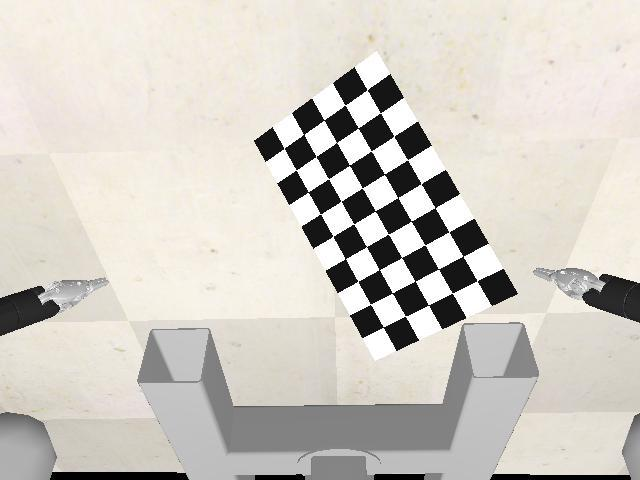
#> input picture virtual_chess_board_calibration/camera_1_raw/left_image_1.jpg, 640 x 480 px; its folder holds only this picture in this run
$ python vrep_stereo_camera_calibration.py   (older library calls are emulated)
#> lines starting #> are read from the running program, lines starting #| are printed output that depends on the picture; after the words box and inside, x2 and y2 are one past the last pixel; in counts of white or black regions, pixels touching at a corner belong together
import numpy as np
import cv2
import glob

# termination criteria
criteria = (cv2.TERM_CRITERIA_EPS + cv2.TERM_CRITERIA_MAX_ITER, 30, 0.001)
vrep_calibration_image_path = 'C:/Users/User/OneDrive - The Hong Kong Polytechnic University/PhD Studies/Semester 4/3D Reconstruction/2017.03.20/v-repApi/virtual_chess_board_calibration/'

# prepare object points, like (0,0,0), (1,0,0), (2,0,0) ....,(6,5,0)
objp = np.zeros((5*9,3), np.float32)
objp[:,:2] = np.mgrid[0:25:5 , 0:45:5].T.reshape(-1,2)

# Arrays to store object points and image points from all the images.
objpoints_left = [] # 3d point in real world space
imgpoints_left = [] # 2d points in image plane.
objpoints_right = [] # 3d point in real world space
imgpoints_right = [] # 2d points in image plane.


images_left = glob.glob(vrep_calibration_image_path  + '/camera_1_raw/*.jpg')
images_right = glob.glob(vrep_calibration_image_path + '/camera_2_raw/*.jpg')

summarized_images = dict(zip(images_left, images_right))

i = 0
ii = 0

for fname_left, fname_right in summarized_images.items():
    img_left = cv2.imread(fname_left)
#> img_left is the input picture: shape (480, 640, 3); mean B, G, R 195.6, 202.9, 207.3
    gray_left = cv2.cvtColor(img_left,cv2.COLOR_BGR2GRAY)
    img_right = cv2.imread(fname_right)
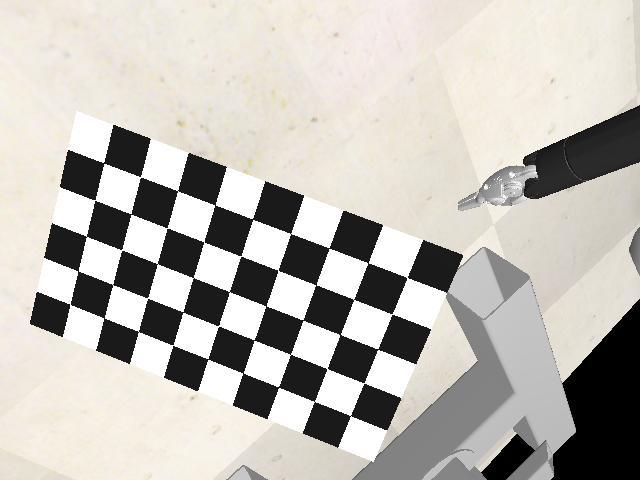
#> input picture virtual_chess_board_calibration/camera_2_raw/right_image_4.jpg, 640 x 480 px
#> img_right is the input picture: shape (480, 640, 3); mean B, G, R 180.1, 186.2, 189.7
    gray_right = cv2.cvtColor(img_right,cv2.COLOR_BGR2GRAY)

    i = i + 1
    # Find the chess board corners
    ret_left, corners_left = cv2.findChessboardCorners(gray_left, (5,9),None)
#> ret_left = True; corners_left = 45 rows, first 8: [284.2, 148.4], [303.7, 134.4], [324, 120], [345, 104.9], [366.8, 90.11], [295.9, 170], [315.9, 156.5], [336.4, 142.5]
    ret_right, corners_right = cv2.findChessboardCorners(gray_right, (5,9),None)
#> ret_right = True; corners_right = 45 rows, first 8: [69.86, 303.7], [78.29, 270.8], [86.47, 236.3], [94.71, 199.8], [103.3, 162.8], [104.1, 318.1], [112.8, 284.9], [121.5, 250.1]

    cv2.waitKey(0)
    # If found, add object points, image points (after refining them)
    if ret_left and ret_right:
        objpoints_left.append(objp)
        objpoints_right.append(objp)

        corners2_left = cv2.cornerSubPix(gray_left,corners_left,(11,11),(-1,-1),criteria)
#> corners2_left = 45 rows, first 8: [284.2, 148.3], [303.7, 134.5], [324, 119.9], [345.2, 105.1], [367.1, 89.62], [296.2, 170.2], [316.1, 156.4], [336.6, 142.5]
        imgpoints_left.append(corners2_left)
        corners2_right = cv2.cornerSubPix(gray_right,corners_right,(11,11),(-1,-1),criteria)
#> corners2_right = 45 rows, first 8: [69.97, 304.2], [78.06, 270.9], [86.37, 236.3], [94.72, 200.2], [103.7, 162.9], [103.9, 317.9], [112.8, 284.7], [121.8, 249.9]
        imgpoints_right.append(corners2_right)
        # Draw and display the corners
        img_left = cv2.drawChessboardCorners(img_left, (5,9), corners2_left, ret_left)
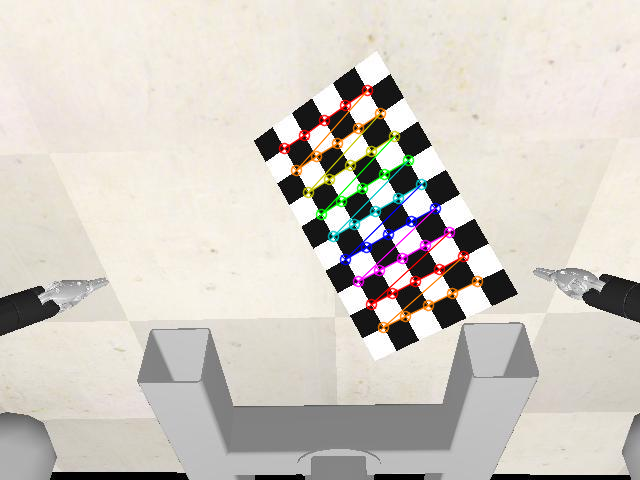
#> img_left: shape (480, 640, 3); 2.61% of pixels changed, all inside (x1, y1, x2, y2) = (278, 84, 484, 334)
        img_right = cv2.drawChessboardCorners(img_right, (5,9), corners2_right, ret_right)
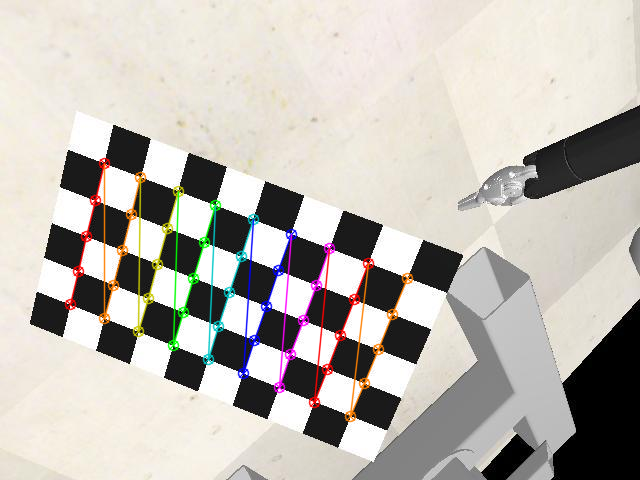
#> img_right: shape (480, 640, 3); 3.66% of pixels changed, all inside (x1, y1, x2, y2) = (64, 157, 414, 423)

        ii = ii + 1

        both_frames = np.concatenate((img_left, img_right), axis = 1)
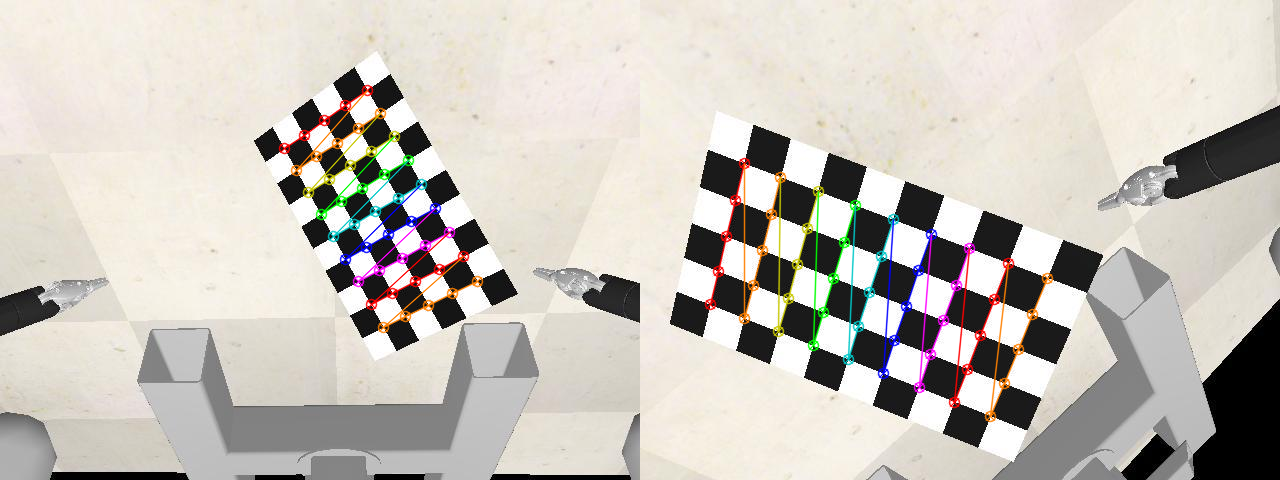
#> both_frames: shape (480, 1280, 3); mean B, G, R 186.9, 194, 198.9
        cv2.imshow('left image',both_frames)


cv2.destroyAllWindows()

# In[]

ret_left, mtx_left, dist_left, rvecs_left, tvecs_left = cv2.calibrateCamera(objpoints_left, imgpoints_left, gray_left.shape[::-1], None, None)
#> ret_left = 0.0921; mtx_left = [[499, 0, 315.3], [0, 507.9, 222.5], [0, 0, 1]]; dist_left = [[0.046, -0.452, -0.00314, 0.000373, 0.0643]]; rvecs_left = ([0.0102, 0.385, -0.522],); tvecs_left = ([-6.27, -14.68, 100.7],)
ret_right, mtx_right, dist_right, rvecs_right, tvecs_right = cv2.calibrateCamera(objpoints_right, imgpoints_right, gray_right.shape[::-1], None, None)
#> ret_right = 0.124; mtx_right = [[617.6, 0, 332], [0, 607, 282.5], [0, 0, 1]]; dist_right = [[-0.00178, -0.107, 0.000806, 0.000342, 0.624]]; rvecs_right = ([0.114, 0.295, -1.2],); tvecs_right = ([-34.83, 2.95, 82.03],)

'''
print ("Ret_left:",ret_left)
print ("Mtx_left:",mtx_left," ----------------------------------> [",mtx_left.shape,"]")
print ("Dist:",dist_left," ----------> [",dist_left.shape,"]")
print ("rvecs:",rvecs_left," --------------------------------------------------------> [",rvecs_left[0].shape,"]")
print ("tvecs:",tvecs_left," -------------------------------------------------------> [",tvecs_left[0].shape,"]")
'''
# In[]
#cameraMatrix1, distCoeffs1, cameraMatrix2, distCoeffs2, R, T, E, F = cv2.stereoCalibrate(objpoints_left, imgpoints_left, imgpoints_right, gray_left.shape[::-1], mtx_left, mtx_right, dist_left, dist_right)
                    #cvTermCriteria(CV_TERMCRIT_ITER+CV_TERMCRIT_EPS, 100, 1e-5),
                    #CV_CALIB_SAME_FOCAL_LENGTH | CV_CALIB_ZERO_TANGENT_DIST)
#flags = (cv2.CALIB_FIX_K5 + cv2.CALIB_FIX_K6)
#stereocalib_criteria = (cv2.TERM_CRITERIA_MAX_ITER + cv2.TERM_CRITERIA_EPS, 100, 1e-5)

stereocalib_criteria = (cv2.TERM_CRITERIA_MAX_ITER + cv2.TERM_CRITERIA_EPS, 100, 1e-5)
stereocalib_flags = cv2.CALIB_FIX_ASPECT_RATIO | cv2.CALIB_ZERO_TANGENT_DIST | cv2.CALIB_SAME_FOCAL_LENGTH | cv2.CALIB_RATIONAL_MODEL | cv2.CALIB_FIX_K3 | cv2.CALIB_FIX_K4 | cv2.CALIB_FIX_K5

#flags = (cv2.CALIB_FIX_PRINCIPAL_POINT | cv2.CALIB_FIX_ASPECT_RATIO | cv2.CALIB_FIX_FOCAL_LENGTH |
#         cv2.CALIB_FIX_INTRINSIC | cv2.CALIB_FIX_K3 | cv2.CALIB_FIX_K4 | cv2.CALIB_FIX_K5 |
#         cv2.CALIB_FIX_K6)

retval, _, _, _, _, R, T, E, F = cv2.stereoCalibrate(objpoints_left,  imgpoints_left, imgpoints_right,
                                                   mtx_left,dist_left,mtx_right,dist_right,
                                                   (gray_left.shape[::-1]),
                                                   #criteria = stereocalib_criteria,
                                                   #flags=flags)
                                                   #flags=cv2.CALIB_FIX_INTRINSIC
                                                   criteria = stereocalib_criteria, flags = stereocalib_flags)
#> retval = 0.37; R = [[0.768, 0.639, -0.0332], [-0.63, 0.765, 0.135], [0.111, -0.0826, 0.99]]; T = [-10.97, 1.94, -29.94]; E = [[-18.66, 22.74, 5.96], [-21.78, -20.04, 11.86], [5.42, -9.63, -1.41]]; F = [[3.1e-06, -3.8e-06, -0.000605], [3.64e-06, 3.37e-06, -0.00309], [-0.00244, 0.00126, 1]]

# In[]
R1 = np.zeros((3, 3), np.float32)
R2 = np.zeros((3, 3), np.float32)
P1 = np.zeros((3, 4), np.float32)
P2 = np.zeros((3, 4), np.float32)

R1, R2, P1, P2, Q, roi1, roi2 = cv2.stereoRectify(mtx_left, dist_left,
                                                  mtx_right, dist_right,
                                                  (gray_left.shape[1], gray_left.shape[0]),
                                                  R, T,
                                                  flags=cv2.CALIB_ZERO_DISPARITY,
                                                  #None, None, None, None, None,
                                                  alpha = 1)
#> R1 = [[0.407, 0.0956, 0.909], [-0.348, 0.936, 0.0573], [-0.845, -0.34, 0.414]]; R2 = [[0.343, -0.0608, 0.937], [0.329, 0.943, -0.0593], [-0.88, 0.328, 0.344]]; P1 = [[-795.7, 0, 10414.9, 0], [0, -795.7, 5882.2, 0], [0, 0, 1, 0]]; P2 = [[-795.7, 0, 10414.9, 25422.2], [0, -795.7, 5882.2, 0], [0, 0, 1, 0]]; Q = [[1, 0, 0, -10414.9], [0, 1, 0, -5882.2], [0, 0, 0, -795.7], [0, 0, 0.0313, 0]]; roi1 = (0, 0, 0, 0); roi2 = (0, 0, 0, 0)

map1_x,map1_y=cv2.initUndistortRectifyMap(mtx_left, dist_left, R1, P1, (gray_left.shape[1], gray_left.shape[0]), cv2.CV_32FC1)
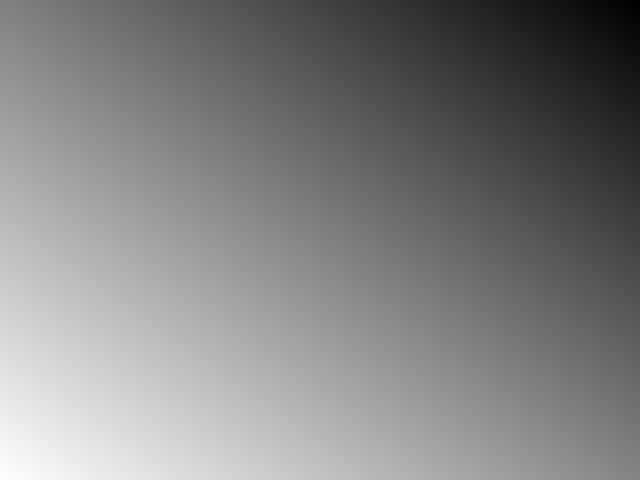
#> map1_x: shape (480, 640) float32; min 407.6, max 425.6, mean 416.8; drawn with min black and max white
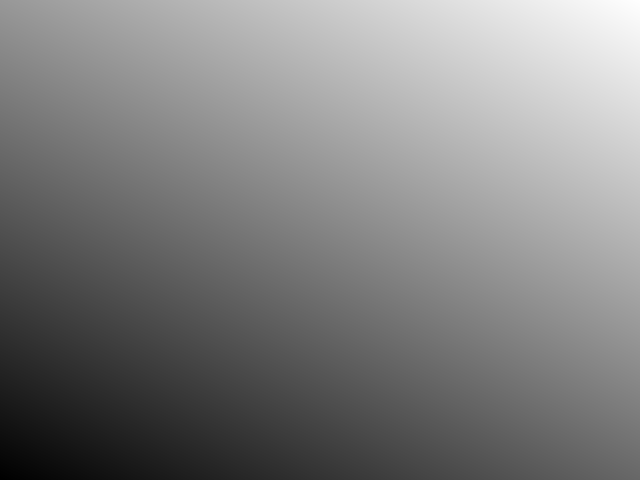
#> map1_y: shape (480, 640) float32; min 520.6, max 547.9, mean 534.4; drawn with min black and max white
map2_x,map2_y=cv2.initUndistortRectifyMap(mtx_right, dist_right, R2, P2, (gray_left.shape[1], gray_left.shape[0]), cv2.CV_32FC1)
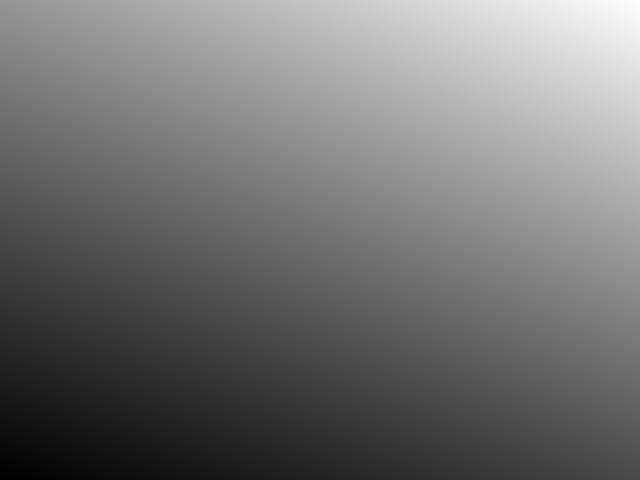
#> map2_x: shape (480, 640) float32; min 592.5, max 618, mean 604; drawn with min black and max white


im_left  = cv2.imread(vrep_calibration_image_path + '/camera_1_raw/left_image_4.jpg')
im_right = cv2.imread(vrep_calibration_image_path + '/camera_2_raw/right_image_4.jpg')

'''
h_1,  w_1 = im_left.shape[:2]
newcameramtx_1, roi_1 = cv2.getOptimalNewCameraMatrix(mtx_left, dist_left, (w_1, h_1 ), 1, (w_1, h_1))
# undistort
dst_1 = cv2.undistort(im_left, mtx_left, dist_left, None, newcameramtx_1)

# crop the image
#x_1,y_1,w_1,h_1 = roi_1
#dst_1 = dst_1[y_1:y_1+h_1, x_1:x_1+w_1]
cv2.imshow('calibresult.png',dst_1)
cv2.waitKey(0)
cv2.destroyAllWindows()
'''
## In[]

im_left_remapped=cv2.remap(im_left,map1_x,map1_y,cv2.INTER_CUBIC)
#> im_left_remapped: shape (480, 640); every value is 0
im_right_remapped=cv2.remap(im_right,map2_x,map2_y,cv2.INTER_CUBIC)
#> im_right_remapped: shape (480, 640, 3); every value is 0
#> (the run stopped early here; a loop or call above may not have finished)
